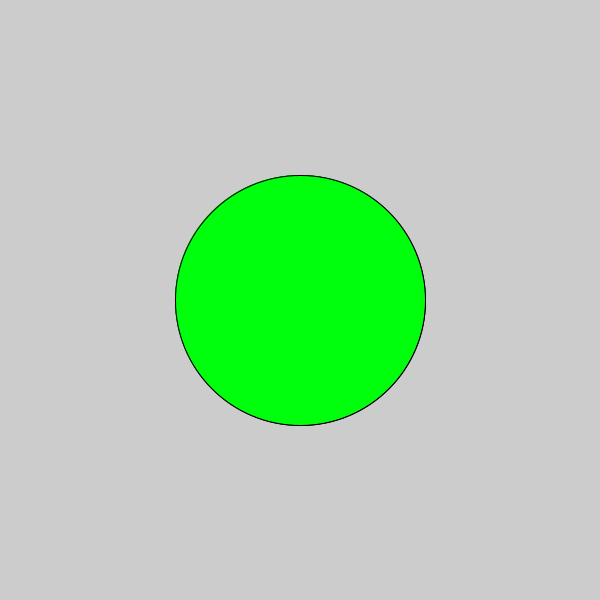
Frame 1 (no input)
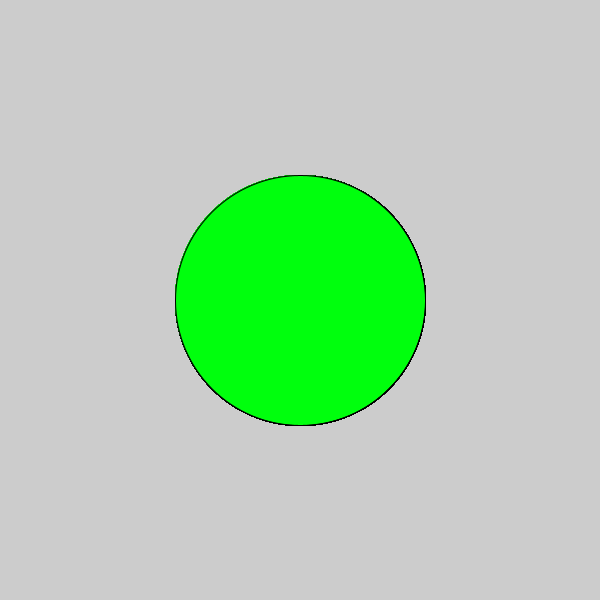
Frame 60 (the mouse pressed at the canvas centre just before this capture)
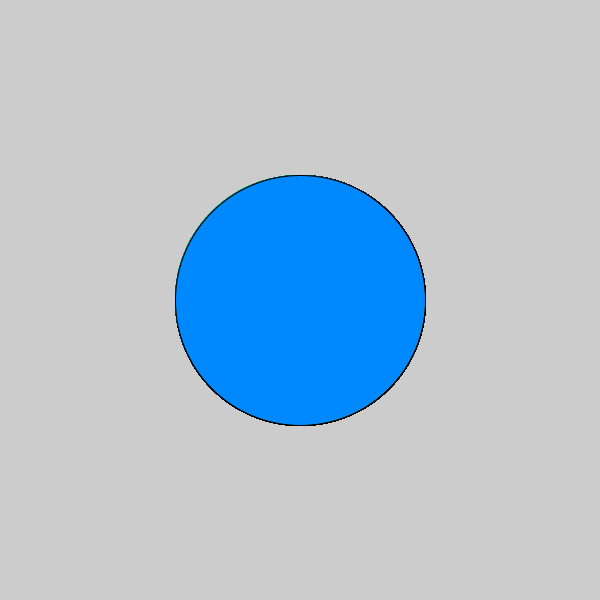
Frame 120 (the mouse held since frame 60 and released just before this capture)

The Processing sketch that drew these frames (run headless with seeded random() and noise(); from frame 60 on, the mouse is pressed at the canvas centre):

// Processing sketch: c_LogicalDot
// ── c_LogicalDot.pde

void setup() {
  
// 1. Set the size of the sketch. Make it 600 pixels square. 
size(600,600);

}

void draw() {
  
// 2. Draw an ellipse
// Run the program to make sure it works before moving on.
fill(#00FF0D);
ellipse(300,300, 250,250);

// 3. Change the color of the ellipse when the mouse is pressed.
//    Use the following code, but put your colors where indicated
//    Remember to use the   fill()  command to set colors.

if (mousePressed) {
fill(#0088FF);
ellipse(300,300, 250,250); 
   //  put one color here 
  
} else {
fill(#00FF0D);
ellipse(300,300, 250,250);   
   // put a different color here
  
}  
  
  
  
}
